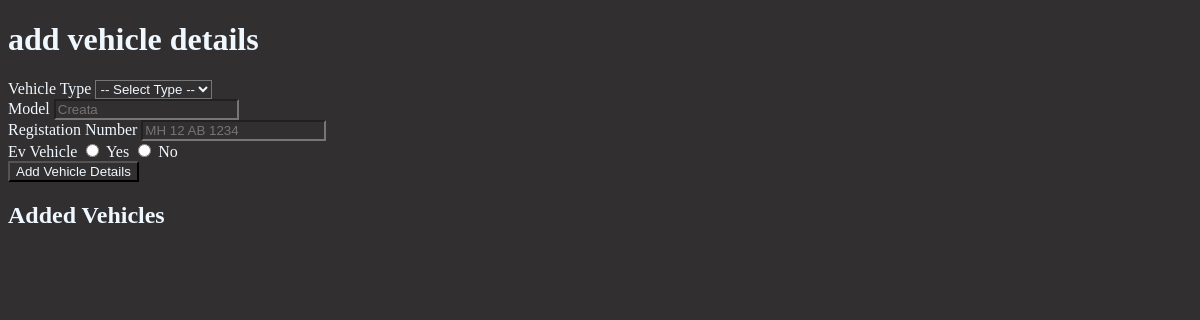
/vehicle (signed in), run on an earlier commit of the app's database.
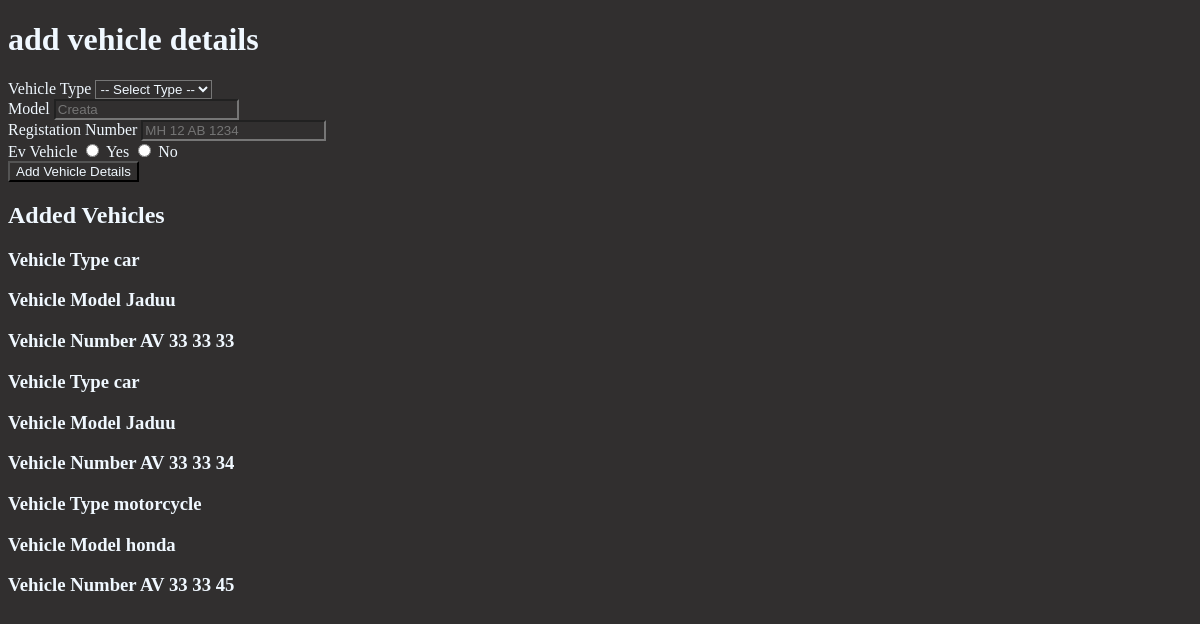
And on a later commit of the database.
### models/vehicle.py (models this page shows, shortened)
class Vehicle(db.Model):
    __tablename__ = 'vehicles'
    id = db.Column(db.Integer, primary_key=True)
    user_id = db.Column(db.Integer, db.ForeignKey('users.id'), nullable=False)
    type = db.Column(db.String(50), nullable=False)
    model = db.Column(db.String(50),nullable=False)
    registration_number = db.Column(db.String(20),nullable=False,unique=True)
    is_ev= db.Column(db.Boolean,default=False)

### routes/user.py (the view)
@user_bp.route('/vehicle',methods=['POST','GET'])
@login_required
@user_required
def vehicle():
    if request.method =='POST':
        user=User.query.get(session.get('user_id'))
        type=request.form.get('type')
        model=request.form.get('model')
        registration_number=request.form.get('registration_number')
        is_ev=request.form.get('is_ev') =='1'
        if not type or not model or not registration_number or is_ev is None:
            flash('All fields are required.')
            return redirect(url_for('user.vehicle'))
        reg_num=Vehicle.query.filter_by(registration_number=registration_number).first()
        if reg_num:
            flash('Vehicle with this registration number already exists.')
            return redirect(url_for('user.vehicle'))
        new_vehicle=Vehicle(user_id=user.id,type=type,model=model,registration_number=registration_number,is_ev=is_ev)
        db.session.add(new_vehicle)
        db.session.commit()
        flash('Vehicle added successfully.')
        return redirect(url_for('user.vehicle'))
    else:
        vehicles=Vehicle.query.all()
        return render_template('vehicle.html',vehicles=vehicles)

### Templates/vehicle.html (shortened to what this page needs)
{%extends "base.html" %}
{%block style%}
<link rel="stylesheet" href="{{url_for('static',filename='css/vehicle.css')}}">
{%endblock%}
{%block content %}
<h1>add vehicle details </h1>
<div class="main">
    <form action="{{url_for('user.vehicle')}}" method="POST">
        <label for="type">Vehicle Type</label>
        <select name="type" id="type" required>
            <option value="">-- Select Type --</option>
        </select>
        <div>
            <label for="model">Model</label>
            <input type="text" id="model" name="model" placeholder="Creata" required>
        </div>
        <div>
            <label for="registration_number">Registation Number</label>
            <input type="text" id="registration_number" name="registration_number" placeholder="MH 12 AB 1234" required>
        </div>
        <div>
            <label for="is_ev">Ev Vehicle</label>
            <input type="radio" id="yes_ev" name="is_ev" value="1" required>
            <label for="yes_ev">Yes</label>
            <input type="radio" id="no_ev" name="is_ev" value="0">
            <label for="no_ev">No</label>
        </div>
        <button>Add Vehicle Details</button>
    </form>
    <h2>Added Vehicles</h2>
    {%for vehicle in vehicles %}
    <div class="cards">
        <h3> Vehicle Type {{ vehicle.type}}</h3>
        <h3> Vehicle Model {{ vehicle.model}}</h3>
        <h3> Vehicle Number {{ vehicle.registration_number}}</h3>
    </div>
    {%endfor%}
</div>
{%endblock%}

### Templates/base.html (shortened to what this page needs)
<!DOCTYPE html>
<html lang="en">
<head>
    <link rel="stylesheet" href="{{url_for('static',filename='css/landing_page_navbar.css')}}">
    {%block style %}{%endblock%}
</head>
<body>
    {% block content %}
    {% endblock %}
</body>
</html>

### Static/css/vehicle.css (style rules this page uses)
* { background-color: rgb(49, 47, 47); color: aliceblue; }

What changed in the data, as far as the page shows it:
added Vehicle: type "car", model "Jaduu", registration_number "AV 33 33 33"
added Vehicle: type "car", model "Jaduu", registration_number "AV 33 33 34"
added Vehicle: type "motorcycle", model "honda", registration_number "AV 33 33 45"
